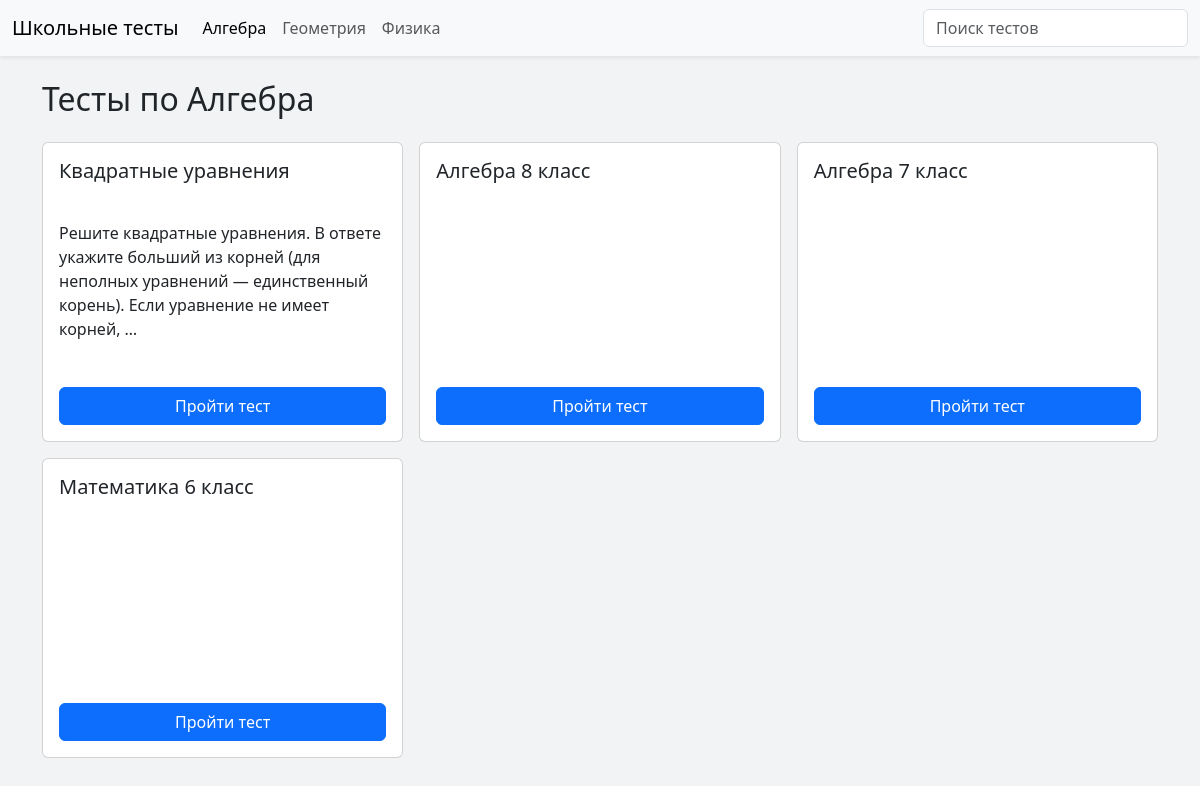
/tests/algebra/, run on the app's committed database.
### testsystem/models.py (models this page shows, shortened)
class Test(models.Model):
    title = models.CharField(max_length=200)
    description = models.TextField(blank=True)
    subject = models.CharField(max_length=20, choices=SUBJECT_CHOICES)
    time_limit = models.IntegerField(
        "Время на тест (минуты)",
        blank=True,
        null=True
    )

### testsystem/views.py (the view)
# urls.py: path('tests/<str:subject>/', views.tests_by_subject, name='tests_by_subject'),
def tests_by_subject(request, subject):
    subject_name = dict(SUBJECT_CHOICES).get(subject, subject.title())
    tests = Test.objects.filter(subject=subject).order_by('-id')  # если связь Test ↔ SitePage есть
    context = {
        'tests': tests,
        'subject_name': subject_name
    }
    return render(request, 'testsystem/tests_by_subject.html', context)

### testsystem/templates/testsystem/tests_by_subject.html (shortened to what this page needs)
{% load static %}
<!DOCTYPE html>
<html lang="ru">
<head>
<link href="https://cdn.jsdelivr.net/npm/bootstrap@5.3.2/dist/css/bootstrap.min.css" rel="stylesheet">
</head>
<body>
<nav class="navbar navbar-expand-lg navbar-light bg-light shadow-sm">
  <div class="container-fluid">
    <a class="navbar-brand" href="/">Школьные тесты</a>
    <div class="collapse navbar-collapse" id="navbarSupportedContent">
      <ul class="navbar-nav me-auto mb-2 mb-lg-0">
        <li class="nav-item">
          <a class="nav-link {% if subject_name == 'Алгебра' %}active{% endif %}" href="{% url 'tests_by_subject' 'algebra' %}">Алгебра</a>
        </li>
        <li class="nav-item">
          <a class="nav-link {% if subject_name == 'Геометрия' %}active{% endif %}" href="{% url 'tests_by_subject' 'geometry' %}">Геометрия</a>
        </li>
        <li class="nav-item">
          <a class="nav-link {% if subject_name == 'Физика' %}active{% endif %}" href="{% url 'tests_by_subject' 'physics' %}">Физика</a>
        </li>
      </ul>
      <div class="position-relative">
    <input
        id="searchInput"
        class="form-control me-2"
        type="search"
        placeholder="Поиск тестов"
        autocomplete="off">
</div>
    </div>
  </div>
</nav>
<div class="container my-4">
    <h2 class="mb-4">Тесты по {{ subject_name }}</h2>
    <div class="row g-3">
        {% for test in tests %}
        <div class="col-md-4">
            <div class="card card-test">
                <div class="card-body">
                    <h5 class="card-title">{{ test.title }}</h5>
                    {% if test.description %}
                    <p class="card-text">{{ test.description|truncatewords:20 }}</p>
                    {% endif %}
                    <a href="{% url 'test' test.id %}" class="btn btn-primary">Пройти тест</a>
                </div>
            </div>
        </div>
        {% empty %}
        <p>Тесты по данному предмету пока отсутствуют.</p>
        {% endfor %}
    </div>
</div>
</body>
</html>

### testsystem/templates/testsystem/tests_by_subject.html (style rules this page uses)
.card-test { transition: transform 0.3s, box-shadow 0.3s, opacity 0.6s; opacity: 0; transform: translateY(30px); display: flex; flex-direction: column; height: 300px; }
.card-test.visible { opacity: 1; transform: translateY(0); }
.card-body { display: flex; flex-direction: column; justify-content: space-between; flex: 1; }
body { background: #f1f3f4; }
.card-test { transition: transform 0.3s, box-shadow 0.3s, opacity 0.6s; opacity: 0; transform: translateY(30px); }

### data on the page
Test: title "Квадратные уравнения", description "Решите квадратные уравнения. В ответе укажите больший из корней (для неполных уравнений — единственный корень). Если уравнение не имеет корней, …"
Test: title "Алгебра 8 класс"
Test: title "Алгебра 7 класс"
Test: title "Математика 6 класс"

### other printed values
{{ subject_name }} "Алгебра"
